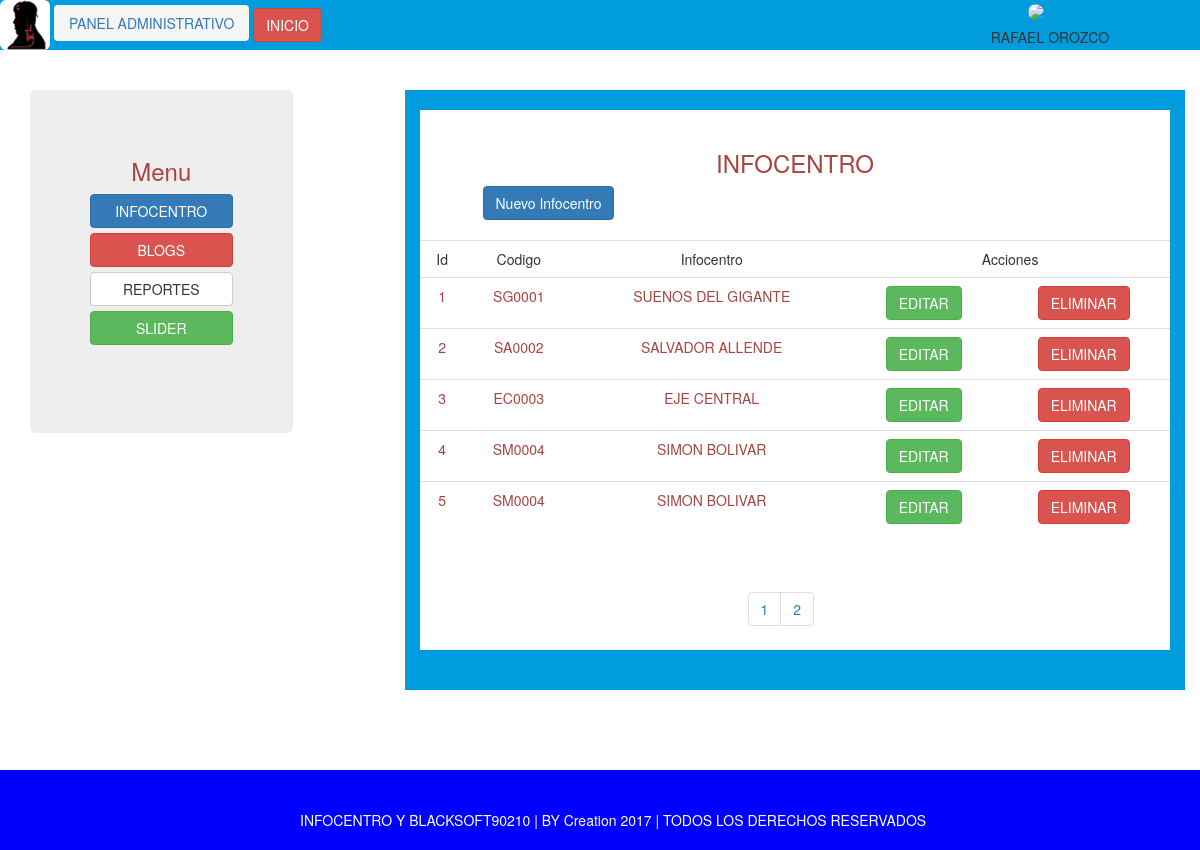
The page /admin/index.php?url2=infocentro&pag=1 (signed in) on the database its author committed.
### tables this page shows
CREATE TABLE IF NOT EXISTS `infocentro` (
`id_inf` int(11) NOT NULL,
  `cod_inf` varchar(9) NOT NULL,
  `nombre_inf` varchar(100) NOT NULL,
  `direccion_inf` varchar(200) NOT NULL,
  `telf_inf` varchar(14) NOT NULL,
  `logo_inf` varchar(100) NOT NULL
);

### modelo/conectar.php (called while the page is built)
<?php
class Conectar
{
			public static function con()
			{
				$conexion=  mysqli_connect('localhost', 'root', '1234', 'info_blog');
				return $conexion;
				}
}
?>

### modelo/infocentros.php (called while the page is built, shortened)
<?php
   class Infocentro{
                private $info;
                public function __construct() {
                    $this->info=  array();
                }
                        public function leerInfo(){
                            $sql="SELECT * FROM infocentro";
                            $res=  mysqli_query(Conectar::con(), $sql);
                                            while($reg= mysqli_fetch_assoc($res))
                                            {
                                                            $this->info[]=$reg;
                                            }
                                                            return $this->info;
                        }
                    public function leerInfopag($ini,$most){
                      $sql="SELECT * FROM infocentro LIMIT $ini,$most";
                      $res=  mysqli_query(Conectar::con(), $sql);
                                      while($reg= mysqli_fetch_assoc($res))
                                      {
                                                      $this->info[]=$reg;
                                      }
                                                      return $this->info;
                  }
}
?>

### admin/contenidos/conteinfocentro.php (the view, shortened to what this page needs)
<section>
        <article>
        <div class="col-lg-8 fondoCeleste pull-right">
            <br>
            <div class="fondoBlanco">
                <br>
                <h3 class="text-center text-danger">INFOCENTRO</h3>
                <a href="?url2=addinfocentro&operacion=add" class="btn btn-primary col-lg-offset-1"> Nuevo Infocentro</a>
                <br>
                <br>
            <div class="">
                <table class="table">
                    <tr class="text-center ">
                        <td>Id</td>
                        <td>Codigo</td>
                        <td>Infocentro</td>
                        <td colspan="2">Acciones</td>
                    </tr>
                    <?php
                    $mostrar=5;
                    $pag=0;
                    $inicio=0;
                    if(isset($_GET['pag'])){
                        $pag=$_GET['pag'];
                    }
                            $reg=new Infocentro();
                            $r=$reg->leerInfopag($inicio,$mostrar);
                           for($i=0;$i<count($r);$i++){
                    ?>
                    <tr class="text-center text-danger">
                        <td><?php echo $r[$i]['id_inf'] ?></td>
                        <td><?php echo strtoupper($r[$i]['cod_inf']) ?></td>
                        <td><?php echo strtoupper($r[$i]['nombre_inf']) ?></td>
                        <td ><a href="?url2=addinfocentro&operacion=edit&id=<?php echo $r[$i]['id_inf'] ?>" class="btn btn-success">EDITAR  </a></td>
                        <td ><a href="?url2=addinfocentro&operacion=delete&id=<?php echo $r[$i]['id_inf'] ?>" class="btn btn-danger">ELIMINAR  </a></td>
                    </tr>
                           <?php  } ?>
                </table>
                 <br>
            </div>
                <?php
                        $pagina=new Infocentro();
                        $p=$pagina->leerInfo();
                        $cant  =  count($p);
                        if(($cant % $mostrar)==0){
                        $nro = ($cant / $mostrar);
                        }else{
                        $nro = ($cant / $mostrar)+1;
                        }
                ?>
                <div class="col-lg-4 col-lg-offset-5">
                <nav>
                    <ul class="pagination text-center">
                        <?php for($n=1;$n<=$nro;$n++){ ?>
                        <li>
                            <?php if($pag!=$n){ ?>
                            <a href="?url2=infocentro&pag=<?php echo $n ?>"> <?php echo $n ?></a>
                            <?php  } else { ?>
                             <a class="u"> <?php echo $n ?></a>
                            <?php } ?>
                        </li>
                        <?php } ?>
                    </ul>
                </nav>
                </div>
            </div>
             <br>
              <br>
       </div>
   </article>
     </section>

### admin/css/stylospropios.css (style rules this page uses)
.fondoBlanco { background:#FFF; }
.fondoCeleste { background:#009cde; }

### rows shown on the page
infocentro: id_inf "1", cod_inf "SG0001", nombre_inf "SUENOS DEL GIGANTE"
infocentro: id_inf "2", cod_inf "SA0002", nombre_inf "SALVADOR ALLENDE"
infocentro: id_inf "3", cod_inf "EC0003", nombre_inf "EJE CENTRAL"
infocentro: id_inf "4", cod_inf "SM0004", nombre_inf "SIMON BOLIVAR"
infocentro: id_inf "5", cod_inf "SM0004", nombre_inf "SIMON BOLIVAR"

### other values the page prints
$_SESSION['nombre_user'].' '.$_SESSION['apellido_user'] "RAFAEL OROZCO"
